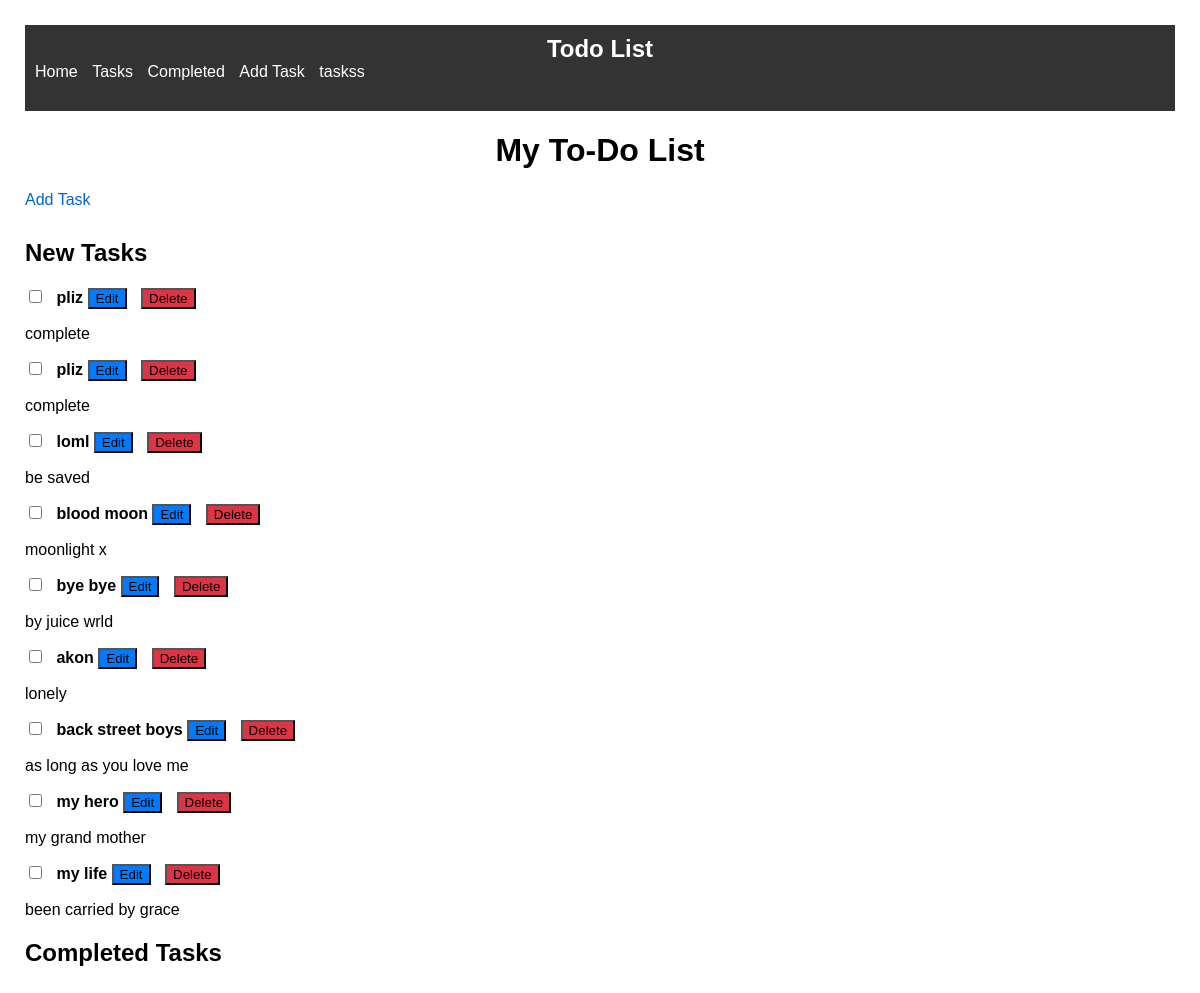
Screenshot of /tasklist/ with the database file from the repository.
### tasks/models.py (models this page shows, shortened)
class Task(models.Model):
    title = models.CharField(max_length=200)
    description = models.TextField()
    completed = models.BooleanField(default=False)

### tasks/views.py (the view)
# urls.py: path('tasklist/', views.task_list, name='tasklist'),
def task_list(request):
    tasks = Task.objects.all()
    return render(request, 'tasklist.html', {'tasks': tasks})

### tasks/templates/tasklist.html (shortened to what this page needs)
{% extends 'base.html' %}
{% load static %}
{% block content %}
    <h1>My To-Do List</h1>
    <link rel="stylesheet" href="{% static 'tasks.css' %}">
    <a href="{% url 'tasks:add_task' %}">Add Task</a>
    <h2>New Tasks</h2>
    <div id="new-tasks-container">
        {% for task in tasks %}
            {% if not task.completed %}
                <div class="task-item">
                    <input type="checkbox" id="task-{{ task.id }}-checkbox" {% if task.completed %}checked{% endif %} onchange="toggleTaskCompletion({{ task.id }})">
                    <strong>{{ task.title }}</strong>
                    <button class="edit-button" onclick="location.href='{% url 'tasks:edit_task' task.id %}'">Edit</button>
                    <button class="delete-button" onclick="location.href='{% url 'tasks:delete_task' task.id %}'">Delete</button>
                    <p>{{ task.description }}</p>
                </div>
            {% endif %}
        {% endfor %}
    </div>
    <h2>Completed Tasks</h2>
    {% load static %}
{% endblock %}

### static/base.css (style rules this page uses)
body { margin: 0; padding: 0; }

### static/tasks.css (style rules this page uses)
body { font-family: Arial, sans-serif; margin: 5px; padding: 20px; }
h1 { text-align: center; }
input[type="checkbox"] { margin-right: 10px; }
strong { font-weight: bold; }
a { display: inline-block; margin-bottom: 10px; color: #0066cc; text-decoration: none; }
.edit-button { background-color: #007bff; cursor: pointer; margin-right: 10px; }
.delete-button { background-color: #dc3545; cursor: pointer; margin-right: 8px; }

### rows the page displays
Task: title "pliz", description "complete"
Task: title "pliz", description "complete"
Task: title "loml", description "be saved"
Task: title "blood moon", description "moonlight x"
Task: title "bye bye", description "by juice wrld"
Task: title "akon", description "lonely"
Task: title "back street boys", description "as long as you love me"
Task: title "my hero", description "my grand mother"
Task: title "my life", description "been carried by grace"
